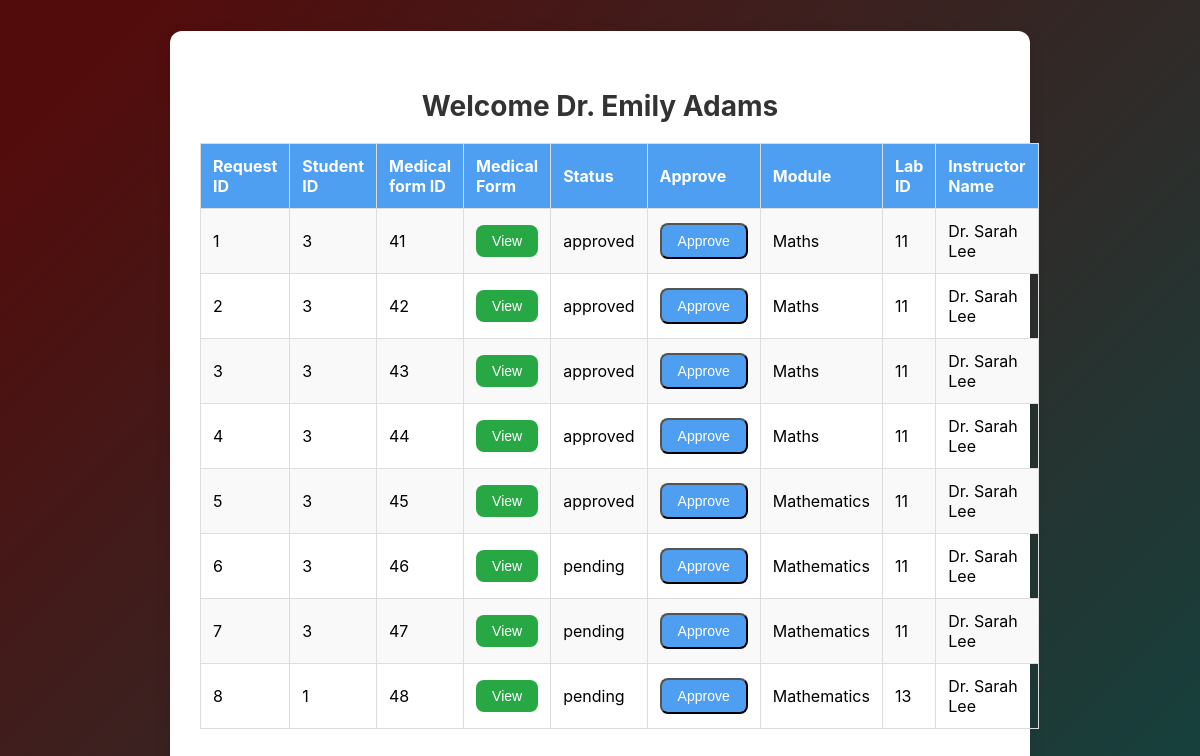
The app's page /coordinator_dashboard.php (signed in) with its own data.
### tables this page shows
CREATE TABLE `coordinators` (
  `coordinator_id` int(11) NOT NULL,
  `coordinator_name` varchar(255) NOT NULL,
  `coordinator_email` varchar(255) NOT NULL,
  `username` varchar(50) NOT NULL,
  `password` varchar(255) NOT NULL
);

CREATE TABLE `reschedule_requests` (
  `request_id` int(11) NOT NULL,
  `student_id` int(11) NOT NULL,
  `coordinator_id` int(11) NOT NULL,
  `module` varchar(255) NOT NULL,
  `lab_id` int(11) NOT NULL,
  `lab_name` varchar(255) NOT NULL,
  `instructor_name` varchar(255) NOT NULL,
  `status` enum('pending','approved','rejected') DEFAULT 'pending',
  `medical_certificate` varchar(255) DEFAULT NULL,
  `medical_form_id` int(11) NOT NULL
);

### coordinator_dashboard.php (the view, shortened to what this page needs)
<?php
include('db_connection.php');
$username = $_SESSION['username'];
$sql = "SELECT * FROM coordinators WHERE username = '$username'";
$result = $conn->query($sql);
$coordinator = $result->fetch_assoc();
?>
<!DOCTYPE html>
<html lang="en">
<head>
</head>
<body>
    <div class="container">
        <h1>Welcome <?php echo $coordinator['coordinator_name']; ?></h1>
        <table>
            <tr>
                <th>Request ID</th>
                <th>Student ID</th>
                <th>Medical form ID</th>
                <th>Medical Form</th>
                <th>Status</th>
                <th>Approve</th>
                <th>Module</th>
                <th>Lab ID</th>
                <th>Instructor Name</th>
            </tr>
            <?php
            $sql = "SELECT * FROM reschedule_requests WHERE coordinator_id = " . $coordinator['coordinator_id'];
            $result = $conn->query($sql);
            while ($request = $result->fetch_assoc()) {
                echo "<tr>";
                echo "<td>" . $request['request_id'] . "</td>";
                echo "<td>" . $request['student_id'] . "</td>";
                echo "<td>". $request["medical_form_id"] . "</td>";
                echo "<td><a href='uploads/" . $request['medical_form_id'] . "' target='_blank'><button class='view-btn'>View</button></a></td>";
                echo "<td>" . $request['status'] . "</td>";
                echo "<td><a href='approve_request.php?id=" . $request['request_id'] . "'><button class='approve-btn'>Approve</button></a></td>";
                echo "<td>". $request["module"] . "</td>";
                echo "<td>". $request["lab_id"] . "</td>";
                echo "<td>". $request["instructor_name"] . "</td>";
                echo "</tr>";
            }
            ?>
        </table>
    </div>
</body>
</html>

### coordinator_dashboard.php (style rules this page uses)
body { margin: 0; font-family: -apple-system, BlinkMacSystemFont, sans-serif; overflow: auto; background: linear-gradient(315deg, rgba(101,0,94,1) 3%, rgb(39, 100, 161) 38%, rgb(2, 82, 77) 68%, rgb(83, 12, 12) 98%); animation: gradient 15s ease infinite; background-size: 400% 400%; background-attachment: fixed; display: flex; justify-content: center; align-items: center; height: 100vh; text-align: center; }
.container { background: #fff; border-radius: 12px; padding: 40px 30px; width: 90%; max-width: 800px; box-shadow: 0 4px 15px rgba(0, 0, 0, 0.1); }
h1 { text-align: center; font-size: 28px; color: #333; margin-bottom: 20px; }
table { width: 100%; margin-top: 20px; border-collapse: collapse; font-size: 16px; }
th, td { padding: 12px; text-align: left; border: 1px solid #ddd; }
th { background-color: #4e9ef1; color: #fff; }
tr:nth-child(even) { background-color: #f9f9f9; }
a { text-decoration: none; color: #4e9ef1; font-weight: bold; }
.approve-btn { padding: 8px 16px; background-color: #4e9ef1; color: white; border-radius: 8px; text-align: center; cursor: pointer; font-size: 14px; transition: background-color 0.3s ease; }
.view-btn { padding: 8px 16px; background-color: #28a745; color: white; border-radius: 8px; font-size: 14px; cursor: pointer; transition: background-color 0.3s ease; border: none; }

### records on screen
coordinators: coordinator_name "Dr. Emily Adams"
reschedule_requests: request_id "1", student "3", medical_form "41", status "approved", module "Maths", lab "11", instructor_name "Dr. Sarah Lee"
reschedule_requests: request_id "2", student "3", medical_form "42", status "approved", module "Maths", lab "11", instructor_name "Dr. Sarah Lee"
reschedule_requests: request_id "3", student "3", medical_form "43", status "approved", module "Maths", lab "11", instructor_name "Dr. Sarah Lee"
reschedule_requests: request_id "4", student "3", medical_form "44", status "approved", module "Maths", lab "11", instructor_name "Dr. Sarah Lee"
reschedule_requests: request_id "5", student "3", medical_form "45", status "approved", module "Mathematics", lab "11", instructor_name "Dr. Sarah Lee"
reschedule_requests: request_id "6", student "3", medical_form "46", status "pending", module "Mathematics", lab "11", instructor_name "Dr. Sarah Lee"
reschedule_requests: request_id "7", student "3", medical_form "47", status "pending", module "Mathematics", lab "11", instructor_name "Dr. Sarah Lee"
reschedule_requests: request_id "8", student "1", medical_form "48", status "pending", module "Mathematics", lab "13", instructor_name "Dr. Sarah Lee"
